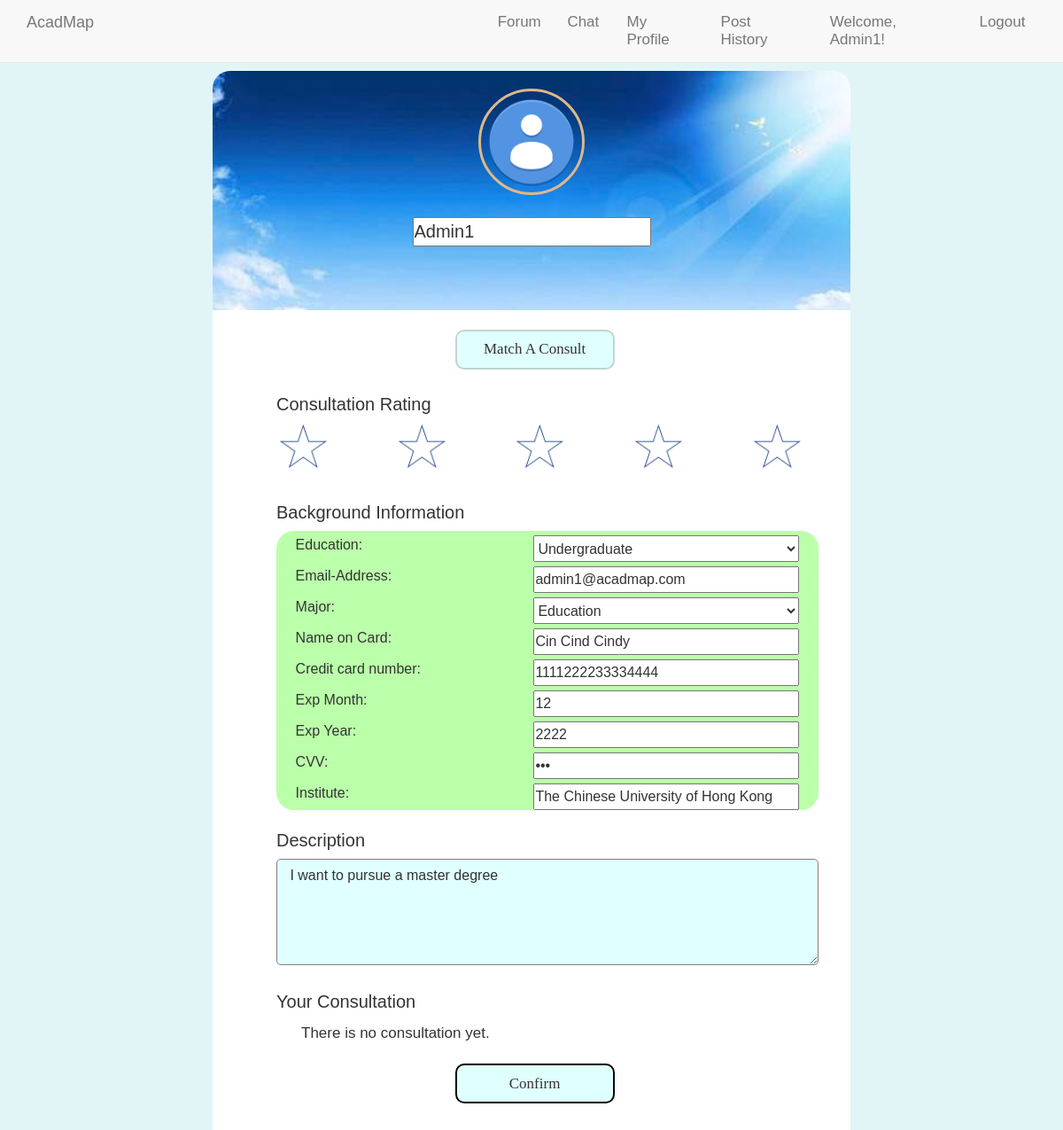
The app's page /forum_related/editprofile.php (signed in) with its own data.
### tables this page shows
CREATE TABLE `user_profile` (
  `user_id` int(8) UNSIGNED NOT NULL,
  `username` varchar(16) NOT NULL,
  `personal_picture` varchar(200) DEFAULT NULL,
  `education_level` varchar(64) NOT NULL,
  `personal_description` text NOT NULL,
  `major` varchar(120) NOT NULL,
  `user_level` varchar(15) NOT NULL DEFAULT 'member',
  `institute` varchar(40) DEFAULT NULL,
  `consult_rating` double NOT NULL DEFAULT 0,
  `cvv` int(3) DEFAULT NULL,
  `expire_yr` int(4) DEFAULT NULL,
  `expire_mth` int(2) DEFAULT NULL,
  `cardnumber` varchar(17) DEFAULT NULL,
  `cardname` varchar(20) DEFAULT NULL
);

CREATE TABLE `user` (
  `user_id` int(8) UNSIGNED NOT NULL,
  `username` varchar(16) NOT NULL,
  `password` varchar(16) NOT NULL,
  `verify_code` varchar(8) NOT NULL DEFAULT 'pokemon!',
  `email_address` varchar(320) NOT NULL
);

### forum_related/editprofile.php (the view, shortened to what this page needs)
<!DOCTYPE html>
<html>
<head>
  	<link rel="stylesheet" href="../css/bootstrap.min.css">
  	<link rel="stylesheet" href="../css/main.css">
    <link rel="stylesheet" href="../css/post.css">
 	<link rel="stylesheet" href="../css/profile.css">
	</head>
	<body>
	<form action="storeprofile.php">
		<div style="background-color: #e1f5f7">
		<div class="space1"></div>
		<?php
			include("../navbar.php");
			$uid = $_SESSION['user_id'];
			$servername = "localhost";
			$username = "root";
			$password = "";
			$conn = new mysqli($servername, $username, $password, 'AcadMap');
			$commentsql = "SELECT * FROM user_profile WHERE user_id=$uid";
			$commentResult = mysqli_query($conn,$commentsql);
			$Commentinfo = mysqli_fetch_array($commentResult);
			$usersql = "SELECT * FROM user WHERE user_id=$uid";
			$userResult = mysqli_query($conn,$usersql);
			$userinfo = mysqli_fetch_array($userResult);
			$name = $Commentinfo['username'];
			$edu_lv = $Commentinfo['education_level'];
			$email = $userinfo['email_address'];
			$inst = $Commentinfo['institute'];
			$major = $Commentinfo['major'];
			$prof = $Commentinfo['personal_description'];
			$cardname = $Commentinfo['cardname'];
			$cardnumber = $Commentinfo['cardnumber'];
			$exmth = $Commentinfo['expire_mth'];
			$exyr = $Commentinfo['expire_yr'];
			$cvv = $Commentinfo['cvv'];
			echo "<div class='top1'><div class='circle1'></div>
				<div class='username1'><input type='text' name='uname' id='name' value='$name' placeholder='username'></div>
				</div>";
		?>
		<div class="content1">
			<button class="consult1" type="button" onclick="" disabled>Match A Consult</button>
			<div class="rank1">
				Consultation Rating
			</div>
			<?php
				$conn = new mysqli($servername, $username, $password, 'AcadMap');
				$starsql = "SELECT AVG(score) AS maxs FROM consultation_comment WHERE user_id=$uid";
				$starResult = mysqli_query($conn,$starsql);
				$starinfo = mysqli_fetch_array($starResult);
				if($starinfo['maxs']>4){
					echo '<div class="ratings11"></div>
					<div class="ratings11 ratings2"></div>
					<div class="ratings11 ratings3"></div>
					<div class="ratings11 ratings4"></div>
					<div class="ratings11 ratings5"></div>';
				}
				else if($starinfo['maxs']>3){
					echo '<div class="ratings11"></div>
					<div class="ratings11 ratings2"></div>
					<div class="ratings11 ratings3"></div>
					<div class="ratings11 ratings4"></div>
					<div class="rating11 rating5"></div>';
				}
				else if($starinfo['maxs']>2){
					echo '<div class="ratings11"></div>
					<div class="ratings11 ratings2"></div>
					<div class="ratings11 ratings3"></div>
					<div class="rating11 rating4"></div>
					<div class="rating11 rating5"></div>';
				}
				else if($starinfo['maxs']>1){
					echo '<div class="ratings11"></div>
					<div class="ratings11 ratings2"></div>
					<div class="rating11 rating4"></div>
					<div class="rating11 rating4"></div>
					<div class="rating11 rating5"></div>';
				}
				else if($starinfo['maxs']>0){
					echo '<div class="ratings11"></div>
					<div class="rating11 rating4"></div>
					<div class="rating11 rating4"></div>
					<div class="rating11 rating4"></div>
					<div class="rating11 rating5"></div>';
				}
				else{
					echo '<div class="rating11"></div>
					<div class="rating11 rating4"></div>
					<div class="rating11 rating4"></div>
					<div class="rating11 rating4"></div>
					<div class="rating11 rating5"></div>';
				}
			?>
		<div class="bac-info1">Background Information</div>
			<div class="status1" >Education:<div class="education1">
				<select name = "edu_lv" class='inputbox'>
				<option value ="Undergraduate" <?php if($edu_lv == 'Undergraduate'){echo("selected");}?>>Undergraduate</option>
			</select>
			</div></div>
			<div class="email2" >Email-Address: <div class="email1">
				<?php echo "<input type=\"text\" value='$email' placeholder=\"Your email\" name='email' class=\"inputbox\">";?>
			</div></div>
			<div class="major2" >Major:<div class="major1">
				<select name = "major" class='inputbox'>
				<option value ="Education" <?php if($major == 'Education'){echo("selected");}?>>Education</option>
				</select>
			</div></div>
			<div class="major2" >Name on Card:<div class="major1">
				<?php echo "<input type=\"text\" class=\"inputbox\" name=\"cardname\" value='$cardname' placeholder=\"Name\">";?>
			</div></div>
			<div class="major2" >Credit card number:<div class="major1">
				<?php echo "<input type=\"text\" class=\"inputbox\" name=\"cardnumber\" value='$cardnumber' placeholder=\"XXXXXXXXXXXXXXXX\">";?>
			</div></div>
			<div class="major2" >Exp Month:<div class="major1">
				<?php echo "<input type=\"text\" class=\"inputbox\" name=\"exmth\" value='$exmth' placeholder=\"MM\">";?>
			</div></div>
			<div class="major2" >Exp Year:<div class="major1">
				<?php echo "<input type=\"text\" class=\"inputbox\" name=\"exyr\" value='$exyr' placeholder=\"YYYY\">";?>
			</div></div>
			<div class="major2" >CVV:<div class="major1">
			<?php echo "<input type=\"password\" class=\"inputbox\" name=\"cvv\" value='$cvv' placeholder=\"000\">";?>
			</div></div>
			<div class="user_status1" >Institute:<div class="user_status2">
				<?php echo "<input type=\"text\" name=\"inst\" value='$inst' placeholder=\"Your education institute\" id='inst' class=\"inputbox\">";?>
			</div></div>
			<div class="des1">Description</div>
			<?php echo "<textarea rows=\"3\" cols=\"10\" name=\"prof\" placeholder=\"Type your description, e.g. majors, habits...\" class=\"description1\" id='prof'>".$prof."</textarea>";?>
			<div class="con1">
				Your Consultation
			</div>
			<?php
				$sql = "SELECT * FROM consultation_comment WHERE user_id=$uid";
				$Result = mysqli_query($conn,$sql);
				$col = mysqli_num_rows($Result);
				if($col==0){
					echo '<div style="height:10px"></div><div style="margin-left:100px">There is no consultation yet.</div>';
				}
			?>
				<input class="consult1" type="submit" value="Confirm">
			<div class="space1"></div>
		</div>
		</form>
	</body>
</html>

### css/main.css (style rules this page uses)
body { padding-top: 50px; }

### css/post.css (style rules this page uses)
body { margin: 0; font-size: 17px; font-family: Arial, Helvetica, sans-serif; }
.content1 { padding: 0; margin: 2px auto 2px auto; width: 90%; }

### css/profile.css (style rules this page uses)
* { margin:0; padding:0; }
html { background-color: #98f5ff; }
.top1 { width:60%; height:270px; margin:0 auto; padding:20px 0; border-top-left-radius: 20px; border-top-right-radius: 20px; background-image: url(../assets/profile_bac.jpg); background-size: cover; }
.circle1 { width:120px; height:120px; border-radius: 60px; border-style: solid; border-color: burlywood; margin:0 auto; background-image: url(../assets/avatar.png); background-size: cover; }
.username1 { height:50px; margin:25px auto 10px; text-align: center; font-size: 20px; }
.content1 { width: 60%; margin:0 auto; background-color: white; }
.consult1 { display:inline-block; width: 25%; height:45px; margin-left:38%; margin-top:3%; font-size:17px; border-radius: 10px; border-style: solid; background-color: #e0ffff; font-family:Cooper Black; }
.rank1 { margin-left:10%; margin-top:25px; font-size: 20px; }
.rating11 { display:inline-block; margin-top:7px; margin-left:10%; width:57px; height:55px; background-size: cover; background-image: url(../assets/blank-star.png); }
.bac-info1 { margin-left:10%; margin-top:25px; font-size: 20px; margin-bottom: 6px; }
.status1,.email2,.major2,.user_status1 { display: inline-block; margin-left:10%; background-color: #bfa; width:85%; height: 35px; border-style: none; border-width: 0.5px; border-color: #0bf; font-size:16px; padding:0 3%; padding-top: 5px; vertical-align: center; }
.education1,.email1,.major1,.user_status2 { float:right; }
.status1 { border-top-left-radius: 20px; border-top-right-radius: 20px; }
.user_status1 { border-bottom-left-radius: 20px; border-bottom-right-radius: 20px; }
.des1 { margin-left:10%; font-size: 20px; margin-top:20px; }
.description1 { width:85%; height:120px; margin-left:10%; margin-top:6px; font-size: 16px; border-color: gray; padding:1% 2%; border-radius: 5px; background-color: #e0ffff; }
.con1 { margin-left:10%; font-size: 20px; margin-top:20px; }
.space1 { height:30px; }
.inputbox { width:300px; height:30px; float:right; font-size: 16px; outline: none; }

### records on screen
user_profile: uname "Admin1", edu_lv "Undergraduate", major "Education", cardname "Cin Cind Cindy", cardnumber "1111222233334444", exmth "12", exyr "2222", inst "The Chinese University of Hong Kong", prof "I want to pursue a master degree"
user: email "admin1@acadmap.com"

### other values on screen
$_SESSION['username'] "Admin1"
